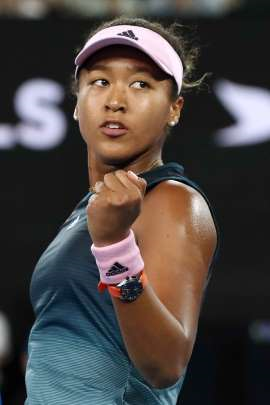
#> input picture python/opencv/sample/sample01.png, 270 x 405 px, found by its file name
$ python sample05.py
#> lines starting #> are read from the running program, lines starting #| are printed output that depends on the picture
# coding: utf-8
# sample05.py

import os
import cv2
import numpy as np

try:
#   https://note.nkmk.me/python-script-file-path/
#   img = cv2.imread('F:\\Program\\Programming_study\\python\\opencv\\sample\\sample01.png', cv2.IMREAD_COLOR)
    pngpath = os.path.join(os.path.dirname(__file__), '..\\sample\\sample01.png')
    img = cv2.imread(pngpath, cv2.IMREAD_COLOR)
#> img is the input picture: shape (405, 270, 3); mean B, G, R 66, 68.5, 74.8
    if img is None:
        raise FileNotFoundError('ファイルが見つかりません。')

    cv2.imshow('sample01.png', img)

    # ビット反転
    inv = cv2.bitwise_not(img)
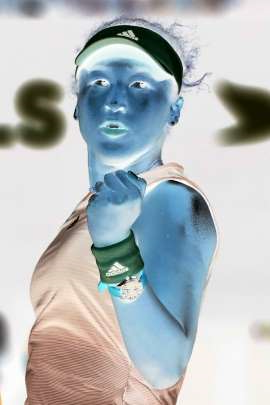
#> inv: shape (405, 270, 3); mean B, G, R 189, 186.5, 180.2

    cv2.imshow('sample01.png/inv', inv)

    cv2.waitKey(0)
    cv2.destroyAllWindows()

except FileNotFoundError as e:
    print(e)
